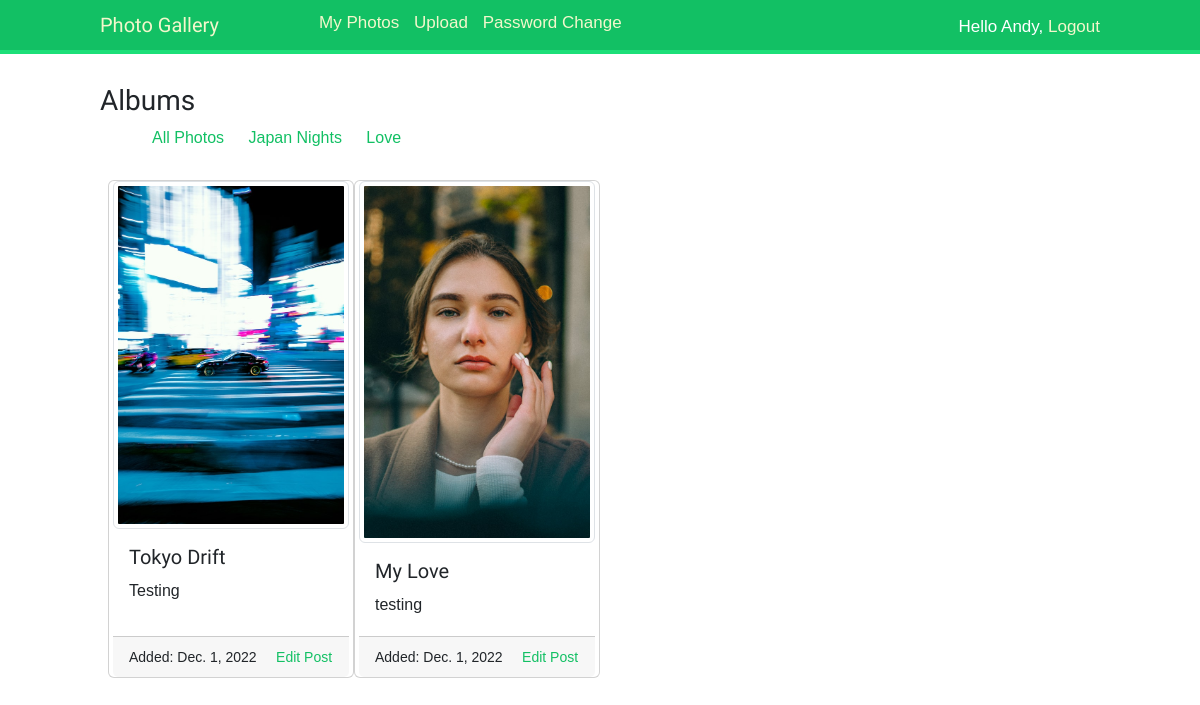
The app's page / (signed in) with its own data.
### photos/models.py (models this page shows, shortened)
class Album(models.Model):
    user = models.ForeignKey(User,on_delete=models.CASCADE, db_index=True,null=True)
    name = models.CharField(max_length=100, db_index=True)
    slug = models.SlugField(max_length=100, unique=True)
    def get_absolute_url(self):
        return reverse("photo:photo_albums", args=[self.slug])

class Photo(models.Model):
    user = models.ForeignKey(User,on_delete=models.CASCADE, db_index=True)
    album = models.ForeignKey(Album,on_delete=models.CASCADE, related_name ='photo')
    title = models.CharField(max_length=200,blank = False, db_index=True)
    description = models.TextField(blank = True)
    image = models.ImageField(blank = False,upload_to = 'photo/%Y/%m/%d')
    slug = models.SlugField(max_length=200, unique=True)
    created = models.DateField(auto_now_add=True)
    def get_absolute_url(self):
        return reverse("photo:detail", args=[self.id,self.slug])

### photos/views.py (the view)
# urls.py: path('',views.photo_list,name="photo_list"),
@login_required()
def photo_list(request,album_slug=None,):
    user_albums = Album.objects.filter(photo__user = request.user).distinct()
    photos = Photo.objects.filter(user__username=request.user)
    if album_slug:
        album = get_object_or_404(Album,slug=album_slug)
        photos = photos.filter(album=album)
    context = {
        'photos': photos,
        'user_albums':user_albums
    }
    return render(request,'photo_album/album.html',context)

### photos/templates/photo_album/album.html (shortened to what this page needs)
{% extends 'base.html' %}
{% load static %}
{% block content %}
    <div>
        <h3>Albums</h3>
        <ul>
            <li style="display: inline-block; padding-left:20px;">
                <a href="{% url 'photo:photo_list' %}">All Photos</a>
            </li>
            {% for album in user_albums %}
                <li style="display: inline-block; padding-left:20px;">
                    <a href="{{album.get_absolute_url}}">{{album.name}}</a>
                </li>
            {% endfor %}
        </ul>
    </div>
    <div class ="container-fluid">
        <div class="card-group content" style = "margin-top:30px;">
            <div class="row row-cols-1 row-cols-md-4 g-2">
                {% for photo in photos %}
                    <div class="card">
                        <a href="{{photo.get_absolute_url}}">
                            <img src="{{photo.image.url}}" class="img-fluid img-thumbnail" alt="..." >
                        </a>
                        <div class="card-body">
                            <h5 class="card-title">{{photo.title}}</h5>
                            <p class="card-text">{{photo.description|truncatewords:10}}</p>
                        </div>
                        <div class="card-footer">
                            <small >Added: {{photo.created}}</small>
                            <small class="text-muted" style = "text-align: center; margin-left: 15px;"><a href="{% url 'photo:edit' photo.id photo.slug %}">Edit Post</a></small>
                        </div>
                    </div>
                {%endfor%}
            </div>
        </div>
    </div>
{% endblock content %}

### photos/templates/base.html (shortened to what this page needs)
{% load static %}
<!DOCTYPE html>
<html lang="en">
<head>
  <link href="https://cdn.jsdelivr.net/npm/bootstrap@5.2.2/dist/css/bootstrap.min.css" rel="stylesheet">
  <link href="{% static "css/styles.css" %}" rel="stylesheet">
</head>
<body>
  <div id="header">
    <span class="logo">Photo Gallery</span>
      {% if request.user.is_authenticated %}
        <ul class="menu">
            <a href="{% url "photo:photo_list" %}">My Photos</a>
            <a style="padding-left:10px" href="{% url 'photo:upload' %}">Upload</a>
            <a style="padding-left:10px" href="{% url 'photo:password_change' %}">Password Change</a>
        </ul>
      {% endif %}
    <span class="user">
      {% if request.user.is_authenticated %}
         Hello {{ request.user.first_name }},
         <a href="{% url 'photo:signout' %}">Logout</a>
      {% else %}
         <a href="{% url 'photo:register' %}">Create Account</a>
         <a style="padding-left:10px" href="{% url 'photo:signin' %}">Sign in</a>
      {% endif %}
    </span>
  </div>
<div id="content">
  {% block content %}
  {% endblock %}
</div>
</body>
</html>

### photos/static/css/styles.css (style rules this page uses)
body { margin:0; padding:0; font-family:helvetica, sans-serif; }
p { line-height: 1.8; }
a { color:#12c064; text-decoration:none; }
h1, h2, h3, h4, h5 , h6 { font-family: 'Muli', sans-serif; font-weight:normal; }
#header { padding:10px 100px; font-size:14px; background:#12c064; color:#fff; border-bottom:4px solid #1cdf78; overflow:auto; }
#header .logo { font-family: 'Muli', sans-serif; float:left; color:#f3f7cc; font-size:20px; margin-right:10%; }
#header ul.menu { list-style:none; float:left; margin:0; padding:0; font-size: 17px; }
#header a { color:#f3f7cc; }
#header .user { float:right; padding-top:4px; font-size: 17px; }
#content { padding:30px 100px; }

### records on screen
Album: name "Japan Nights"
Album: name "Love"
Photo: image (picture), title "Tokyo Drift", description "Testing", created "Dec. 1, 2022"
Photo: image (picture), title "My Love", description "testing", created "Dec. 1, 2022"

### other values on screen
{{ request.user.first_name }} "Andy"
